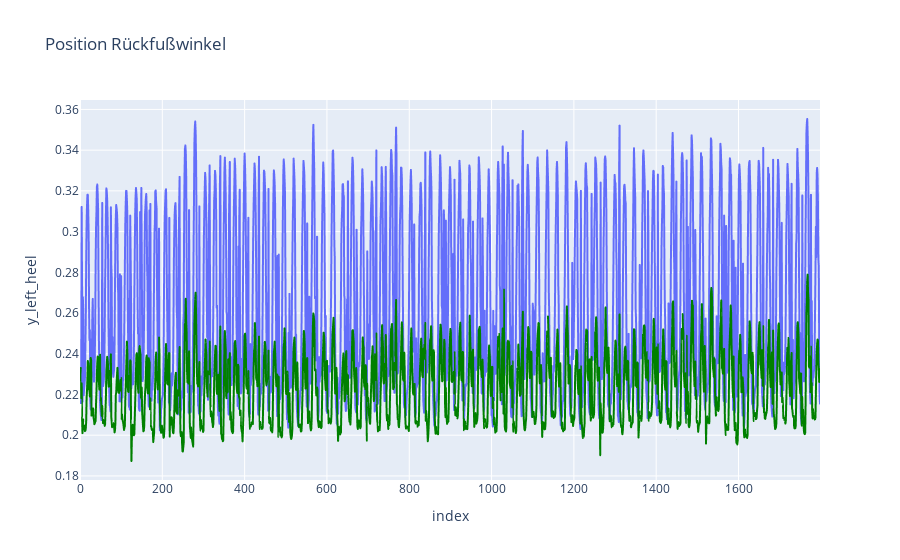

Notebook code for this chart:
### Markdown cell above
### Vergleich meherer Gelenkpunkte 
* seitliche Ansicht und y-Bewegung zur Feststellung des Zeitpunkts für die Berechnung des Winkels
* hintere Ansicht und x-Bewegung zur Berechnung des Winkels

### Code cell
import pandas as pd
import plotly.express as px
import matplotlib as mpl

joints_x = ["z_left_knee", "z_left_ankle", "z_left_heel"]
joints_y = ["y_left_heel", "y_left_foot_index"]

fig_knee = px.line(df, y="y_left_heel", title='Position Rückfußwinkel')
fig_ankle = px.line(df, y="y_left_foot_index")
fig_ankle.update_traces(line= dict(
    color = "green"
))

fig_knee.add_trace(fig_ankle.data[0], )
fig_knee.show()

### Figure 1 — Plotly figure (JSON) as saved in the notebook; plotly's stock layout.template omitted (floating-point values rounded to 4 significant figures; data arrays with more than 128 entries replaced by an {"elided": "..."} marker saying what was removed)
{"data": [{"hovertemplate": "index=%{x}<br>y_left_heel=%{y}<extra></extra>", "legendgroup": "", "line": {"color": "#636efa", "dash": "solid"}, "marker": {"symbol": "circle"}, "mode": "lines", "name": "", "showlegend": false, "type": "scattergl", "x": {"elided": "1799 int values"}, "xaxis": "x", "y": {"elided": "1799 float values"}, "yaxis": "y"}, {"hovertemplate": "index=%{x}<br>y_left_foot_index=%{y}<extra></extra>", "legendgroup": "", "line": {"color": "green", "dash": "solid"}, "marker": {"symbol": "circle"}, "mode": "lines", "name": "", "showlegend": false, "type": "scattergl", "x": {"elided": "1799 int values"}, "xaxis": "x", "y": {"elided": "1799 float values"}, "yaxis": "y"}], "layout": {"legend": {"tracegroupgap": 0}, "title": {"text": "Position Rückfußwinkel"}, "xaxis": {"anchor": "y", "domain": [0, 1], "title": {"text": "index"}}, "yaxis": {"anchor": "x", "domain": [0, 1], "title": {"text": "y_left_heel"}}}}
